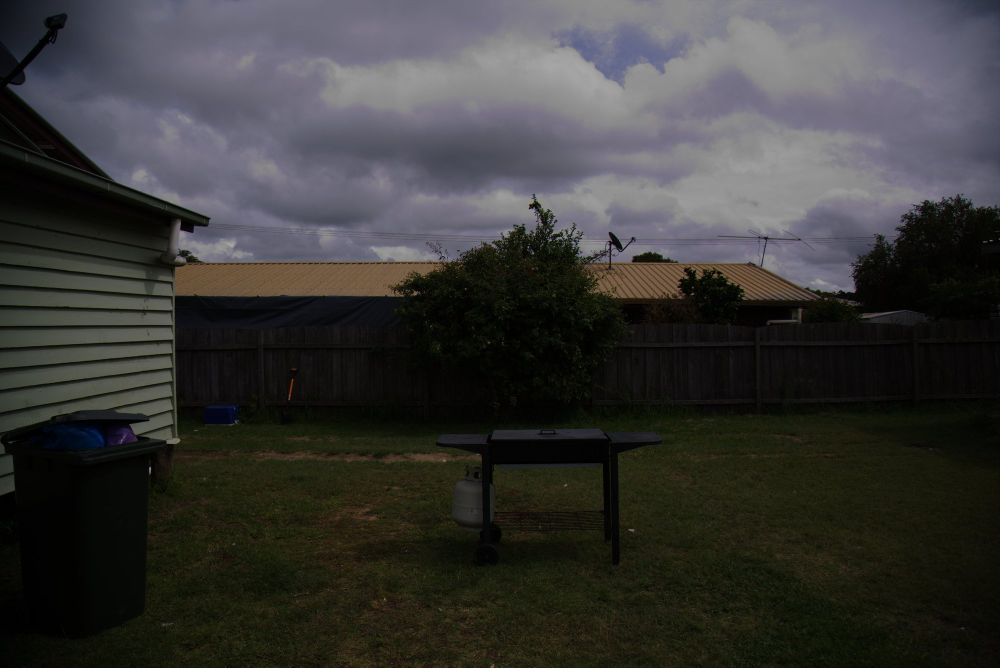
//> input picture LAB2/Garden.jpg, 2000 x 1335 px (shown at 1/2 size)
$ ./LAB2_6   (built with g++ and OpenCV 4)
//> lines starting //> are read from the running program, lines starting //| are printed output that depends on the picture; after the words box and inside, x2 and y2 are one past the last pixel; in counts of white or black regions, pixels touching at a corner belong together
#include <opencv2/highgui.hpp>
#include <opencv2/imgproc.hpp>
#include <iostream>
int main()
{
    int bins = 256;
    int histSize[] = {bins};
    float range[] = { 0, 256 };
    const float* histRange[] = { range };

    cv::Mat img = cv::imread("/home/roaming/rasenic69592/Desktop/CV/LAB2/Garden.jpg");
//> img is the input picture: 1335 rows x 2000 cols, CV_8UC3; mean B, G, R 54.5, 56.1, 56.7

    if(img.empty())
    {
        std::cout << "A correct image directory shall be provided\n";
        return -1;
    }

    cv::Mat img_gray;
    cv::cvtColor(img, img_gray, cv::COLOR_BGR2GRAY);
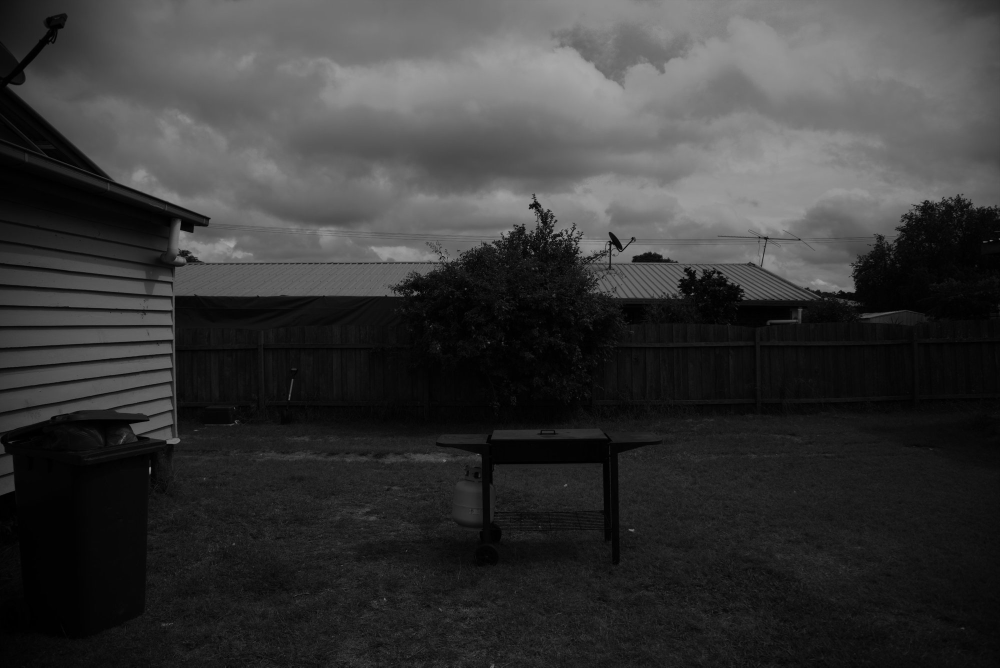
//> img_gray: 1335 rows x 2000 cols, CV_8UC1 (shown at 1/2 size); min 0, max 168, mean 56.1

    cv::Mat hist;
    cv::calcHist( &img_gray, 1, 0, cv::Mat(), hist, 1, histSize, histRange);
//> hist = 256 values, max 54353 at index 4, min 0 at index 169, mean 10429.7
    int hist_w = 512, hist_h = 400;
    int bin_w = cvRound((double)hist_w / bins);

    cv::Mat histImage( hist_h, hist_w, CV_8UC3, cv::Scalar( 0,0,0) );
    cv::normalize(hist, hist, 0, histImage.rows, cv::NORM_MINMAX);
//> hist = 256 values, max 400 at index 4, min 0 at index 169, mean 76.76

    for (int i = 1; i < bins; i++) {
        cv::line(histImage,
                 cv::Point(bin_w * (i - 1), hist_h - cvRound(hist.at<float>(i - 1))),
                 cv::Point(bin_w * i, hist_h - cvRound(hist.at<float>(i))),
                 cv::Scalar(255, 255, 255), 2, 8, 0);
    }
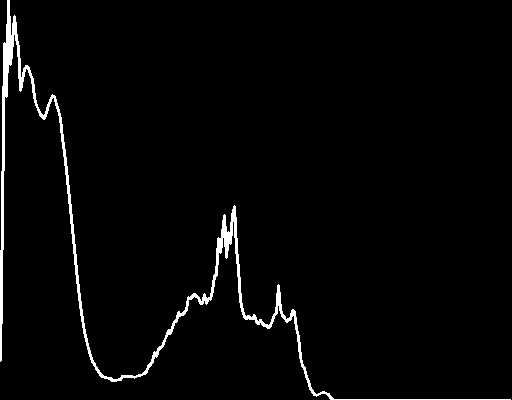
//> histImage: 400 rows x 512 cols, CV_8UC3; 2.4% white; 1 white region, box (x1, y1, x2, y2) and area: (0, 0, 511, 400) 5012

    cv::Mat img_eq;
    cv::equalizeHist( img_gray, img_eq );
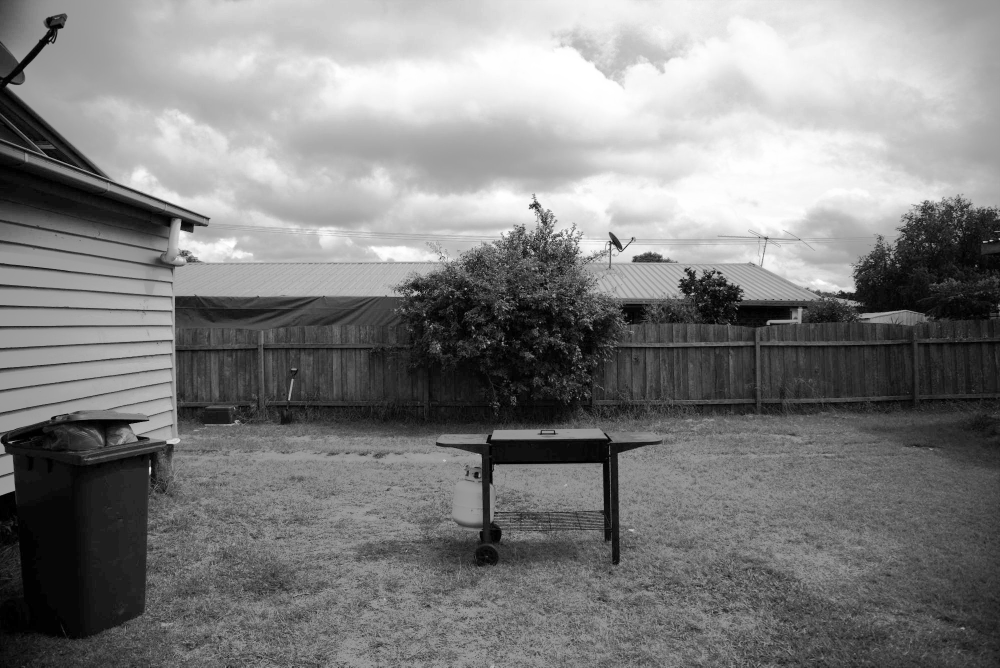
//> img_eq: 1335 rows x 2000 cols, CV_8UC1 (shown at 1/2 size); min 0, max 255, mean 128.6

    cv::Mat eq_hist;
    cv::calcHist( &img_eq, 1, 0, cv::Mat(), eq_hist, 1, histSize, histRange);
//> eq_hist = 256 values, max 54353 at index 16, min 0 at index 1, mean 10429.7

    cv::Mat eq_histImage( hist_h, hist_w, CV_8UC3, cv::Scalar( 0,0,0) );
    cv::normalize(eq_hist, eq_hist, 0, eq_histImage.rows, cv::NORM_MINMAX);
//> eq_hist = 256 values, max 400 at index 16, min 0 at index 1, mean 76.76

    for (int i = 1; i < bins; i++) {
        cv::line(eq_histImage,
                 cv::Point(bin_w * (i - 1), hist_h - cvRound(eq_hist.at<float>(i - 1))),
                 cv::Point(bin_w * i, hist_h - cvRound(eq_hist.at<float>(i))),
                 cv::Scalar(255, 255, 255), 2, 8, 0);
    }
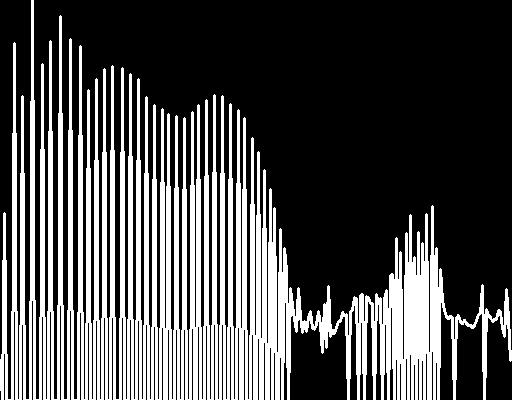
//> eq_histImage: 400 rows x 512 cols, CV_8UC3; 31.1% white; 1 white region, box (x1, y1, x2, y2) and area: (0, 0, 512, 400) 63749

    cv::namedWindow("Grayscale original image", cv::WINDOW_NORMAL);
    cv::imshow("Grayscale original image", img_gray);

    cv::namedWindow("Grayscale equalized image", cv::WINDOW_NORMAL);
    cv::imshow("Grayscale equalized image", img_eq);

    cv::namedWindow("Garden histogram", cv::WINDOW_AUTOSIZE);
    cv::imshow("Garden histogram", histImage);

    cv::namedWindow("Garden equalized histogram ", cv::WINDOW_AUTOSIZE);
    cv::imshow("Garden equalized histogram", eq_histImage);

    cv::waitKey(0);

    return 0;
}
